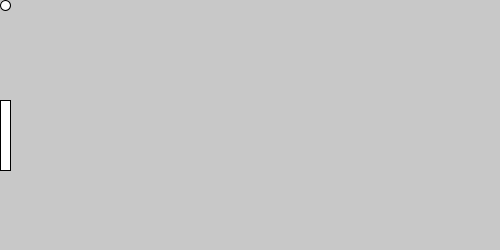
Frame 1 (no input)
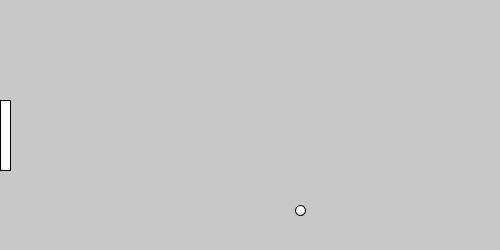
Frame 60 (the mouse pressed at the canvas centre just before this capture)
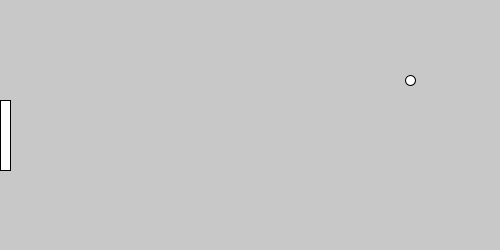
Frame 120 (the mouse held since frame 60 and released just before this capture)

The Processing sketch that drew these frames (run headless with seeded random() and noise(); from frame 60 on, the mouse is pressed at the canvas centre):

// Processing sketch: pong_game
// ── pong_game.pde
//Global variables
int x; //ball x position
int y; 
int deltaX = 5; //ball x direction is right, step 5
int deltaY = 5;
int batY = 100;

void setup() //runs once at start
{
  size(500, 250);
}



void keyPressed() {
if (key == CODED){
  
  if (keyCode == UP){
  
  batY = batY - 20;
  
  } else if (keyCode == DOWN){
  
  batY = batY + 20;
  
  }
  
}

}



void draw() //runs repeatedly
{

  background(200); //clear screen RGB = 200 (grey)
  bat();
  //draw and update ball position

  x = x + deltaX; //move ball x right
  y = y + deltaY;
  ellipse(x, y, 10, 10);
  //Collision Detection
  //collide right hand edge?
  if (x>500) {
    deltaX = -deltaX; //reverse x direction

    //collide left hand edge?
  

    //collide top edge?
  } else if (y<0) {
    deltaY = -deltaY;

    //collide bottom edge?
  } else if (y>250) {
    deltaY = -deltaY;
  }
  
  
  if((y>=batY&&y<=batY+70)&&(x<10)){
    deltaX = -deltaX;
    deltaY = -deltaY;
  
  }
    
  
  
}




void bat()
{

  rect(0, batY, 10, 70);
  
  if(batY < 0){
    batY = 0;
  } else if(batY>180){
    batY = 180;
  
  }
  
  
}
